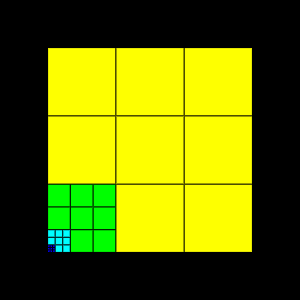

Write the Python code that produced this figure.
#!/usr/bin/env python

# Demonstrate vtkHyperTreeGridPreConfiguredSource by cycling through
# several pre-configured modes and a custom configuration, rendering
# the final geometry with depth-based coloring and edge visibility.

# Factory overrides
import vtkmodules.vtkInteractionStyle  # noqa: F401
import vtkmodules.vtkRenderingFreeType  # noqa: F401
import vtkmodules.vtkRenderingOpenGL2  # noqa: F401

from vtkmodules.vtkCommonCore import vtkLookupTable
from vtkmodules.vtkFiltersHyperTree import vtkHyperTreeGridGeometry
from vtkmodules.vtkFiltersSources import vtkHyperTreeGridPreConfiguredSource
from vtkmodules.vtkRenderingCore import (
    vtkActor,
    vtkPolyDataMapper,
    vtkRenderWindow,
    vtkRenderWindowInteractor,
    vtkRenderer,
)

# Source
generator = vtkHyperTreeGridPreConfiguredSource()

# Geometry filter
geometry_filter = vtkHyperTreeGridGeometry()
geometry_filter.SetInputConnection(generator.GetOutputPort())

# Cycle through pre-configured modes
generator.SetHTGMode(vtkHyperTreeGridPreConfiguredSource.UNBALANCED_3DEPTH_2BRANCH_2X3)
geometry_filter.Update()

generator.SetHTGMode(vtkHyperTreeGridPreConfiguredSource.BALANCED_3DEPTH_2BRANCH_2X3)
geometry_filter.Update()

generator.SetHTGMode(vtkHyperTreeGridPreConfiguredSource.UNBALANCED_2DEPTH_3BRANCH_3X3)
geometry_filter.Update()

generator.SetHTGMode(vtkHyperTreeGridPreConfiguredSource.BALANCED_4DEPTH_3BRANCH_2X2)
geometry_filter.Update()

generator.SetHTGMode(vtkHyperTreeGridPreConfiguredSource.UNBALANCED_3DEPTH_2BRANCH_3X2X3)
geometry_filter.Update()

generator.SetHTGMode(vtkHyperTreeGridPreConfiguredSource.BALANCED_2DEPTH_3BRANCH_3X3X2)
geometry_filter.Update()

# Custom mode
generator.SetHTGMode(vtkHyperTreeGridPreConfiguredSource.CUSTOM)
geometry_filter.Update()

generator.SetCustomArchitecture(vtkHyperTreeGridPreConfiguredSource.UNBALANCED)
generator.SetCustomDim(2)
generator.SetCustomFactor(3)
generator.SetCustomDepth(4)
geometry_filter.Update()

# Mapper with depth coloring
lookup_table = vtkLookupTable()
lookup_table.SetNumberOfTableValues(5)
lookup_table.SetTableRange(0, 4)

mapper = vtkPolyDataMapper()
mapper.SetInputConnection(geometry_filter.GetOutputPort())
mapper.ScalarVisibilityOn()
mapper.SetLookupTable(lookup_table)
mapper.UseLookupTableScalarRangeOn()
mapper.SetScalarModeToUseCellFieldData()
mapper.ColorByArrayComponent("Depth", 0)
mapper.InterpolateScalarsBeforeMappingOn()

actor = vtkActor()
actor.SetMapper(mapper)
actor.GetProperty().SetRepresentationToSurface()
actor.GetProperty().EdgeVisibilityOn()

# Renderer
renderer = vtkRenderer()
renderer.AddActor(actor)

# Window
render_window = vtkRenderWindow()
render_window.AddRenderer(renderer)
render_window.SetWindowName("hypertreegrid pre configured source")

# Interactor
interactor = vtkRenderWindowInteractor()
interactor.SetRenderWindow(render_window)

interactor.Initialize()
interactor.Start()
